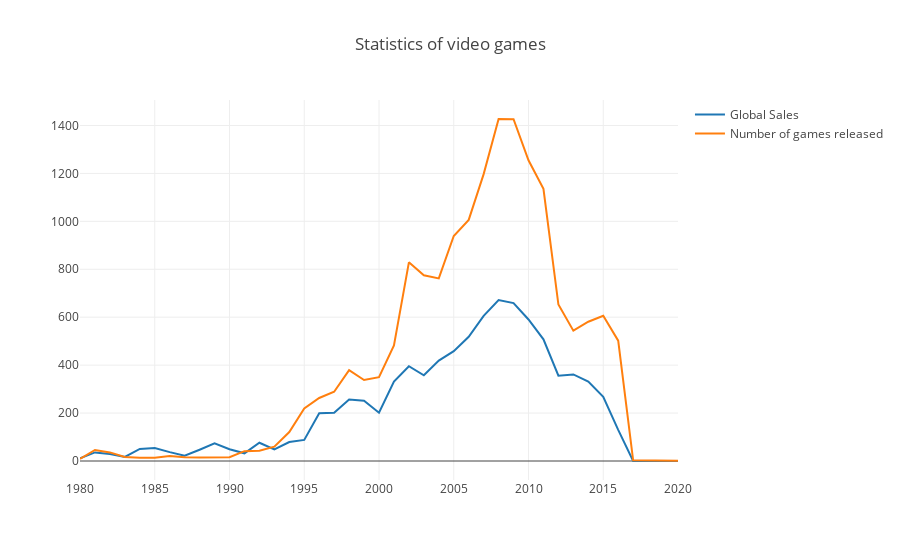

Notebook code for this chart:
### Code cell
fig = go.Figure(data=data, layout=layout)
iplot(fig, show_link=False)
